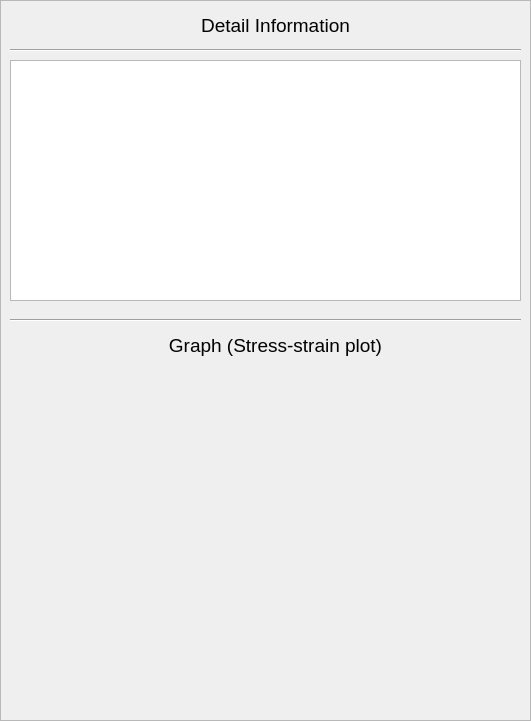
   <widget class="QFrame" name="frame_6">
    <property name="geometry">
     <rect>
      <x>1310</x>
      <y>260</y>
      <width>531</width>
      <height>721</height>
     </rect>
    </property>
    <property name="frameShape">
     <enum>QFrame::StyledPanel</enum>
    </property>
    <property name="frameShadow">
     <enum>QFrame::Plain</enum>
    </property>
    <widget class="QLabel" name="label_35">
     <property name="geometry">
      <rect>
       <x>100</x>
       <y>10</y>
       <width>351</width>
       <height>31</height>
      </rect>
     </property>
     <property name="font">
      <font>
       <family>Arial</family>
       <pointsize>14</pointsize>
       <weight>50</weight>
       <bold>false</bold>
      </font>
     </property>
     <property name="text">
      <string>Detail Information</string>
     </property>
     <property name="alignment">
      <set>Qt::AlignCenter</set>
     </property>
    </widget>
    <widget class="Line" name="line">
     <property name="geometry">
      <rect>
       <x>10</x>
       <y>40</y>
       <width>511</width>
       <height>20</height>
      </rect>
     </property>
     <property name="orientation">
      <enum>Qt::Horizontal</enum>
     </property>
    </widget>
    <widget class="Line" name="line_2">
     <property name="geometry">
      <rect>
       <x>10</x>
       <y>310</y>
       <width>511</width>
       <height>20</height>
      </rect>
     </property>
     <property name="orientation">
      <enum>Qt::Horizontal</enum>
     </property>
    </widget>
    <widget class="QLabel" name="graph">
     <property name="geometry">
      <rect>
       <x>10</x>
       <y>360</y>
       <width>511</width>
       <height>351</height>
      </rect>
     </property>
     <property name="autoFillBackground">
      <bool>true</bool>
     </property>
     <property name="text">
      <string/>
     </property>
    </widget>
    <widget class="QTableWidget" name="information_widget">
     <property name="geometry">
      <rect>
       <x>10</x>
       <y>60</y>
       <width>511</width>
       <height>241</height>
      </rect>
     </property>
     <property name="font">
      <font>
       <pointsize>8</pointsize>
      </font>
     </property>
     <property name="lineWidth">
      <number>0</number>
     </property>
     <property name="verticalScrollBarPolicy">
      <enum>Qt::ScrollBarAlwaysOff</enum>
     </property>
     <property name="horizontalScrollBarPolicy">
      <enum>Qt::ScrollBarAlwaysOff</enum>
     </property>
     <property name="sizeAdjustPolicy">
      <enum>QAbstractScrollArea::AdjustToContentsOnFirstShow</enum>
     </property>
     <property name="gridStyle">
      <enum>Qt::DashLine</enum>
     </property>
     <property name="rowCount">
      <number>0</number>
     </property>
     <property name="columnCount">
      <number>1</number>
     </property>
     <attribute name="horizontalHeaderVisible">
      <bool>false</bool>
     </attribute>
     <attribute name="horizontalHeaderCascadingSectionResizes">
      <bool>true</bool>
     </attribute>
     <attribute name="horizontalHeaderShowSortIndicator" stdset="0">
      <bool>false</bool>
     </attribute>
     <attribute name="horizontalHeaderStretchLastSection">
      <bool>true</bool>
     </attribute>
     <attribute name="verticalHeaderVisible">
      <bool>true</bool>
     </attribute>
     <attribute name="verticalHeaderDefaultSectionSize">
      <number>25</number>
     </attribute>
     <attribute name="verticalHeaderMinimumSectionSize">
      <number>25</number>
     </attribute>
     <attribute name="verticalHeaderStretchLastSection">
      <bool>true</bool>
     </attribute>
     <column/>
    </widget>
    <widget class="QLabel" name="label_43">
     <property name="geometry">
      <rect>
       <x>100</x>
       <y>330</y>
       <width>351</width>
       <height>31</height>
      </rect>
     </property>
     <property name="font">
      <font>
       <family>Arial</family>
       <pointsize>14</pointsize>
       <weight>50</weight>
       <bold>false</bold>
      </font>
     </property>
     <property name="text">
      <string>Graph (Stress-strain plot)</string>
     </property>
     <property name="alignment">
      <set>Qt::AlignCenter</set>
     </property>
    </widget>
   </widget>
